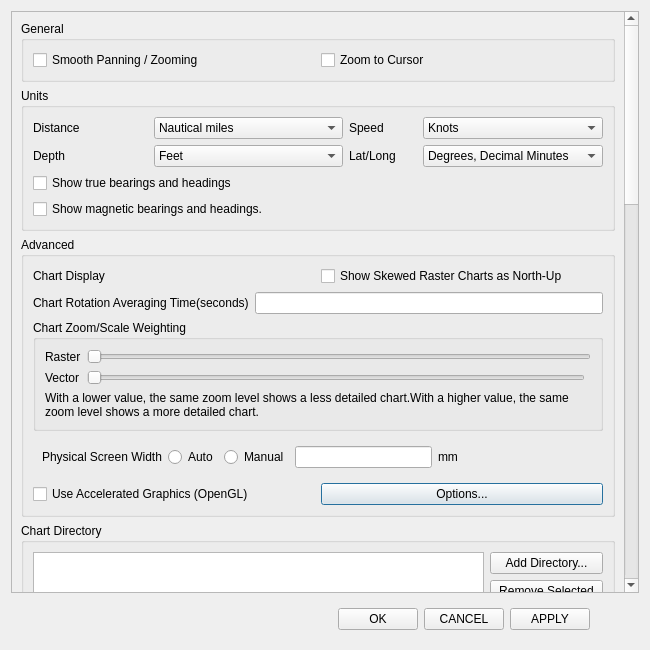
<?xml version="1.0" encoding="UTF-8"?>
<ui version="4.0">
 <class>zchxOptionsDlg</class>
 <widget class="QDialog" name="zchxOptionsDlg">
  <property name="geometry">
   <rect>
    <x>0</x>
    <y>0</y>
    <width>650</width>
    <height>650</height>
   </rect>
  </property>
  <property name="windowTitle">
   <string>Options</string>
  </property>
  <property name="styleSheet">
   <string notr="true"/>
  </property>
  <layout class="QVBoxLayout" name="verticalLayout">
   <item>
    <layout class="QHBoxLayout" name="horizontalLayout_10">
     <item>
      <widget class="QScrollArea" name="scrollArea">
       <property name="widgetResizable">
        <bool>true</bool>
       </property>
       <widget class="QWidget" name="scrollAreaWidgetContents">
        <property name="geometry">
         <rect>
          <x>0</x>
          <y>-1074</y>
          <width>611</width>
          <height>1656</height>
         </rect>
        </property>
        <layout class="QVBoxLayout" name="verticalLayout_2">
         <item>
          <widget class="QGroupBox" name="display_genaral">
           <property name="sizePolicy">
            <sizepolicy hsizetype="Preferred" vsizetype="Maximum">
             <horstretch>0</horstretch>
             <verstretch>0</verstretch>
            </sizepolicy>
           </property>
           <property name="title">
            <string>General</string>
           </property>
           <layout class="QHBoxLayout" name="horizontalLayout">
            <item>
             <widget class="QCheckBox" name="pSmoothPanZoom">
              <property name="text">
               <string>Smooth Panning / Zooming</string>
              </property>
             </widget>
            </item>
            <item>
             <widget class="QCheckBox" name="pEnableZoomToCursor">
              <property name="text">
               <string>Zoom to Cursor</string>
              </property>
             </widget>
            </item>
           </layout>
          </widget>
         </item>
         <item>
          <widget class="QGroupBox" name="display_unit">
           <property name="sizePolicy">
            <sizepolicy hsizetype="Preferred" vsizetype="Maximum">
             <horstretch>0</horstretch>
             <verstretch>0</verstretch>
            </sizepolicy>
           </property>
           <property name="title">
            <string>Units</string>
           </property>
           <layout class="QGridLayout" name="gridLayout">
            <item row="1" column="0">
             <widget class="QLabel" name="label_3">
              <property name="text">
               <string>Depth</string>
              </property>
             </widget>
            </item>
            <item row="1" column="1" colspan="2">
             <widget class="QComboBox" name="pDepthUnitSelect">
              <item>
               <property name="text">
                <string>Feet</string>
               </property>
              </item>
              <item>
               <property name="text">
                <string>Meters</string>
               </property>
              </item>
              <item>
               <property name="text">
                <string>Fathoms</string>
               </property>
              </item>
             </widget>
            </item>
            <item row="1" column="3">
             <widget class="QLabel" name="label_4">
              <property name="text">
               <string>Lat/Long</string>
              </property>
             </widget>
            </item>
            <item row="1" column="4" colspan="2">
             <widget class="QComboBox" name="pSDMMFormat">
              <item>
               <property name="text">
                <string>Degrees, Decimal Minutes</string>
               </property>
              </item>
              <item>
               <property name="text">
                <string>Decimal Degrees</string>
               </property>
              </item>
              <item>
               <property name="text">
                <string>Degrees, Minutes, Seconds</string>
               </property>
              </item>
             </widget>
            </item>
            <item row="2" column="0" colspan="5">
             <widget class="QCheckBox" name="pCBTrueShow">
              <property name="text">
               <string>Show true bearings and headings</string>
              </property>
             </widget>
            </item>
            <item row="3" column="0" colspan="2">
             <widget class="QCheckBox" name="pCBMagShow">
              <property name="text">
               <string>Show magnetic bearings and headings.</string>
              </property>
             </widget>
            </item>
            <item row="0" column="0">
             <widget class="QLabel" name="label">
              <property name="text">
               <string>Distance</string>
              </property>
             </widget>
            </item>
            <item row="0" column="1" colspan="2">
             <widget class="QComboBox" name="pDistanceFormat">
              <item>
               <property name="text">
                <string>Nautical miles</string>
               </property>
              </item>
              <item>
               <property name="text">
                <string>Statute miles</string>
               </property>
              </item>
              <item>
               <property name="text">
                <string>Kilometers</string>
               </property>
              </item>
              <item>
               <property name="text">
                <string>Meters</string>
               </property>
              </item>
             </widget>
            </item>
            <item row="0" column="3">
             <widget class="QLabel" name="label_2">
              <property name="text">
               <string>Speed</string>
              </property>
             </widget>
            </item>
            <item row="0" column="4" colspan="2">
             <widget class="QComboBox" name="pSpeedFormat">
              <item>
               <property name="text">
                <string>Knots</string>
               </property>
              </item>
              <item>
               <property name="text">
                <string>Mph</string>
               </property>
              </item>
              <item>
               <property name="text">
                <string>km/h</string>
               </property>
              </item>
              <item>
               <property name="text">
                <string>m/s</string>
               </property>
              </item>
             </widget>
            </item>
           </layout>
          </widget>
         </item>
         <item>
          <widget class="QGroupBox" name="display_advanced">
           <property name="sizePolicy">
            <sizepolicy hsizetype="Preferred" vsizetype="Maximum">
             <horstretch>0</horstretch>
             <verstretch>0</verstretch>
            </sizepolicy>
           </property>
           <property name="title">
            <string>Advanced</string>
           </property>
           <layout class="QVBoxLayout" name="verticalLayout_3">
            <item>
             <layout class="QHBoxLayout" name="horizontalLayout_2">
              <item>
               <widget class="QLabel" name="label_5">
                <property name="text">
                 <string>Chart Display</string>
                </property>
               </widget>
              </item>
              <item>
               <widget class="QCheckBox" name="pSkewComp">
                <property name="text">
                 <string>Show Skewed Raster Charts as North-Up</string>
                </property>
               </widget>
              </item>
             </layout>
            </item>
            <item>
             <layout class="QHBoxLayout" name="horizontalLayout_3">
              <item>
               <widget class="QLabel" name="label_6">
                <property name="text">
                 <string>Chart Rotation Averaging Time(seconds)</string>
                </property>
               </widget>
              </item>
              <item>
               <widget class="QLineEdit" name="pCOGUPUpdateSecs">
                <property name="text">
                 <string/>
                </property>
               </widget>
              </item>
             </layout>
            </item>
            <item>
             <widget class="QGroupBox" name="groupBox">
              <property name="title">
               <string>Chart Zoom/Scale Weighting</string>
              </property>
              <layout class="QGridLayout" name="gridLayout_2">
               <item row="0" column="0">
                <widget class="QLabel" name="label_7">
                 <property name="text">
                  <string>Raster</string>
                 </property>
                </widget>
               </item>
               <item row="0" column="1" colspan="2">
                <widget class="QSlider" name="m_pSlider_Zoom">
                 <property name="orientation">
                  <enum>Qt::Horizontal</enum>
                 </property>
                </widget>
               </item>
               <item row="1" column="1">
                <widget class="QSlider" name="m_pSlider_Zoom_Vector">
                 <property name="orientation">
                  <enum>Qt::Horizontal</enum>
                 </property>
                </widget>
               </item>
               <item row="1" column="0">
                <widget class="QLabel" name="label_8">
                 <property name="text">
                  <string>Vector</string>
                 </property>
                </widget>
               </item>
               <item row="2" column="0" colspan="2">
                <widget class="QLabel" name="label_9">
                 <property name="text">
                  <string>With a lower value, the same zoom level shows a less detailed chart.With a higher value, the same zoom level shows a more detailed chart.</string>
                 </property>
                 <property name="wordWrap">
                  <bool>true</bool>
                 </property>
                </widget>
               </item>
              </layout>
              <zorder>m_pSlider_Zoom</zorder>
              <zorder>m_pSlider_Zoom_Vector</zorder>
              <zorder>label_7</zorder>
              <zorder>label_8</zorder>
              <zorder>label_9</zorder>
             </widget>
            </item>
            <item>
             <widget class="QFrame" name="screen_frame">
              <layout class="QHBoxLayout" name="horizontalLayout_4">
               <item>
                <widget class="QLabel" name="label_10">
                 <property name="text">
                  <string>Physical Screen Width</string>
                 </property>
                </widget>
               </item>
               <item>
                <widget class="QRadioButton" name="pRBSizeAuto">
                 <property name="text">
                  <string>Auto</string>
                 </property>
                </widget>
               </item>
               <item>
                <widget class="QRadioButton" name="pRBSizeManual">
                 <property name="text">
                  <string>Manual</string>
                 </property>
                </widget>
               </item>
               <item>
                <widget class="QLineEdit" name="pScreenMM"/>
               </item>
               <item>
                <widget class="QLabel" name="label_11">
                 <property name="text">
                  <string>mm</string>
                 </property>
                </widget>
               </item>
               <item>
                <spacer name="horizontalSpacer">
                 <property name="orientation">
                  <enum>Qt::Horizontal</enum>
                 </property>
                 <property name="sizeHint" stdset="0">
                  <size>
                   <width>40</width>
                   <height>20</height>
                  </size>
                 </property>
                </spacer>
               </item>
              </layout>
             </widget>
            </item>
            <item>
             <layout class="QHBoxLayout" name="horizontalLayout_5">
              <item>
               <widget class="QCheckBox" name="pOpenGL">
                <property name="text">
                 <string>Use Accelerated Graphics (OpenGL)</string>
                </property>
               </widget>
              </item>
              <item>
               <widget class="QPushButton" name="bOpenGL">
                <property name="text">
                 <string>Options...</string>
                </property>
               </widget>
              </item>
             </layout>
            </item>
           </layout>
          </widget>
         </item>
         <item>
          <widget class="QGroupBox" name="chart_directory_group">
           <property name="sizePolicy">
            <sizepolicy hsizetype="Preferred" vsizetype="Maximum">
             <horstretch>0</horstretch>
             <verstretch>0</verstretch>
            </sizepolicy>
           </property>
           <property name="title">
            <string>Chart Directory</string>
           </property>
           <layout class="QHBoxLayout" name="horizontalLayout_7">
            <item>
             <widget class="QTableWidget" name="pActiveChartsList">
              <property name="selectionMode">
               <enum>QAbstractItemView::SingleSelection</enum>
              </property>
              <property name="selectionBehavior">
               <enum>QAbstractItemView::SelectRows</enum>
              </property>
              <attribute name="horizontalHeaderVisible">
               <bool>false</bool>
              </attribute>
              <attribute name="verticalHeaderVisible">
               <bool>false</bool>
              </attribute>
             </widget>
            </item>
            <item>
             <layout class="QVBoxLayout" name="verticalLayout_5">
              <item>
               <widget class="QPushButton" name="addBtn">
                <property name="text">
                 <string>Add Directory...</string>
                </property>
               </widget>
              </item>
              <item>
               <widget class="QPushButton" name="m_removeBtn">
                <property name="text">
                 <string>Remove Selected</string>
                </property>
               </widget>
              </item>
              <item>
               <widget class="QPushButton" name="m_compressBtn">
                <property name="text">
                 <string>Compress Selected</string>
                </property>
               </widget>
              </item>
              <item>
               <spacer name="verticalSpacer">
                <property name="orientation">
                 <enum>Qt::Vertical</enum>
                </property>
                <property name="sizeHint" stdset="0">
                 <size>
                  <width>20</width>
                  <height>40</height>
                 </size>
                </property>
               </spacer>
              </item>
             </layout>
            </item>
           </layout>
          </widget>
         </item>
         <item>
          <widget class="QGroupBox" name="chart_update_ctrl">
           <property name="sizePolicy">
            <sizepolicy hsizetype="Preferred" vsizetype="Maximum">
             <horstretch>0</horstretch>
             <verstretch>0</verstretch>
            </sizepolicy>
           </property>
           <property name="title">
            <string>Chart Update Control</string>
           </property>
           <layout class="QVBoxLayout" name="verticalLayout_6">
            <item>
             <widget class="QCheckBox" name="pScanCheckBox">
              <property name="text">
               <string>Scan Charts and Update Database</string>
              </property>
             </widget>
            </item>
            <item>
             <widget class="QCheckBox" name="pUpdateCheckBox">
              <property name="text">
               <string>Force Full Database Rebuild</string>
              </property>
             </widget>
            </item>
            <item>
             <widget class="QPushButton" name="pParseENCButton">
              <property name="sizePolicy">
               <sizepolicy hsizetype="Fixed" vsizetype="Fixed">
                <horstretch>0</horstretch>
                <verstretch>0</verstretch>
               </sizepolicy>
              </property>
              <property name="text">
               <string>Prepare all ENC Charts</string>
              </property>
             </widget>
            </item>
           </layout>
          </widget>
         </item>
         <item>
          <widget class="QGroupBox" name="ps57Ctl">
           <property name="sizePolicy">
            <sizepolicy hsizetype="Preferred" vsizetype="Maximum">
             <horstretch>0</horstretch>
             <verstretch>0</verstretch>
            </sizepolicy>
           </property>
           <property name="title">
            <string>Vector Chart Display</string>
           </property>
           <layout class="QGridLayout" name="gridLayout_3">
            <item row="16" column="1">
             <widget class="QSlider" name="m_pSlider_CM93_Zoom">
              <property name="minimum">
               <number>-5</number>
              </property>
              <property name="maximum">
               <number>5</number>
              </property>
              <property name="orientation">
               <enum>Qt::Horizontal</enum>
              </property>
             </widget>
            </item>
            <item row="13" column="2">
             <widget class="QLabel" name="m_depthUnitsShal">
              <property name="text">
               <string>meters</string>
              </property>
             </widget>
            </item>
            <item row="13" column="1">
             <widget class="QLineEdit" name="m_ShallowCtl"/>
            </item>
            <item row="6" column="0">
             <widget class="QLabel" name="label_16">
              <property name="text">
               <string>Chart Text</string>
              </property>
             </widget>
            </item>
            <item row="10" column="1">
             <widget class="QComboBox" name="pPointStyle">
              <item>
               <property name="text">
                <string>Paper Chart</string>
               </property>
              </item>
              <item>
               <property name="text">
                <string>Simplified</string>
               </property>
              </item>
             </widget>
            </item>
            <item row="11" column="1">
             <widget class="QComboBox" name="pBoundStyle">
              <item>
               <property name="text">
                <string>Plain</string>
               </property>
              </item>
              <item>
               <property name="text">
                <string>Symbolized</string>
               </property>
              </item>
             </widget>
            </item>
            <item row="12" column="1">
             <widget class="QComboBox" name="p24Color">
              <item>
               <property name="text">
                <string>2 Color</string>
               </property>
              </item>
              <item>
               <property name="text">
                <string>4 Color</string>
               </property>
              </item>
             </widget>
            </item>
            <item row="6" column="1">
             <widget class="QCheckBox" name="pCheck_NATIONALTEXT">
              <property name="text">
               <string>National text on chart</string>
              </property>
             </widget>
            </item>
            <item row="5" column="1">
             <widget class="QCheckBox" name="pCheck_XLSECTTEXT">
              <property name="text">
               <string>Extended Light Sectors</string>
              </property>
             </widget>
            </item>
            <item row="7" column="1">
             <widget class="QCheckBox" name="pCheck_SHOWIMPTEXT">
              <property name="text">
               <string>Important Text Only</string>
              </property>
             </widget>
            </item>
            <item row="8" column="1">
             <widget class="QCheckBox" name="pCheck_DECLTEXT">
              <property name="text">
               <string>De-Cluttered Text</string>
              </property>
             </widget>
            </item>
            <item row="3" column="1">
             <widget class="QCheckBox" name="pCheck_ATONTEXT">
              <property name="text">
               <string>Buoy/Light Labels</string>
              </property>
             </widget>
            </item>
            <item row="4" column="1">
             <widget class="QCheckBox" name="pCheck_LDISTEXT">
              <property name="text">
               <string>Light Descriptions</string>
              </property>
             </widget>
            </item>
            <item row="1" column="1">
             <widget class="QCheckBox" name="pCheck_SOUNDG">
              <property name="text">
               <string>Depth Soundings</string>
              </property>
             </widget>
            </item>
            <item row="2" column="1">
             <widget class="QCheckBox" name="pCheck_META">
              <property name="text">
               <string>Chart Information Objects</string>
              </property>
             </widget>
            </item>
            <item row="9" column="1">
             <widget class="QCheckBox" name="pCheck_SCAMIN">
              <property name="text">
               <string>Reduced Detail at Small Scale</string>
              </property>
             </widget>
            </item>
            <item row="1" column="0">
             <widget class="QLabel" name="label_15">
              <property name="text">
               <string>Display</string>
              </property>
             </widget>
            </item>
            <item row="9" column="0">
             <widget class="QLabel" name="label_17">
              <property name="text">
               <string>Chart Detail</string>
              </property>
             </widget>
            </item>
            <item row="11" column="0">
             <widget class="QLabel" name="label_13">
              <property name="text">
               <string>Boundaries</string>
              </property>
             </widget>
            </item>
            <item row="12" column="0">
             <widget class="QLabel" name="label_14">
              <property name="text">
               <string>Colors</string>
              </property>
             </widget>
            </item>
            <item row="10" column="0">
             <widget class="QLabel" name="label_12">
              <property name="text">
               <string>Graphics Style</string>
              </property>
             </widget>
            </item>
            <item row="15" column="1">
             <widget class="QLineEdit" name="m_DeepCtl"/>
            </item>
            <item row="16" column="0">
             <widget class="QLabel" name="label_21">
              <property name="text">
               <string>CM93 Detail Level</string>
              </property>
             </widget>
            </item>
            <item row="14" column="2">
             <widget class="QLabel" name="m_depthUnitsSafe">
              <property name="text">
               <string>meters</string>
              </property>
             </widget>
            </item>
            <item row="15" column="0">
             <widget class="QLabel" name="label_20">
              <property name="text">
               <string>Deep Depth</string>
              </property>
             </widget>
            </item>
            <item row="14" column="0">
             <widget class="QLabel" name="label_19">
              <property name="text">
               <string>Safety Depth</string>
              </property>
             </widget>
            </item>
            <item row="15" column="2">
             <widget class="QLabel" name="m_depthUnitsDeep">
              <property name="text">
               <string>meters</string>
              </property>
             </widget>
            </item>
            <item row="14" column="1">
             <widget class="QLineEdit" name="m_SafetyCtl"/>
            </item>
            <item row="17" column="0" colspan="3">
             <widget class="QGroupBox" name="marinersBox">
              <property name="sizePolicy">
               <sizepolicy hsizetype="Preferred" vsizetype="Maximum">
                <horstretch>0</horstretch>
                <verstretch>0</verstretch>
               </sizepolicy>
              </property>
              <property name="title">
               <string>User Standard Objects</string>
              </property>
              <layout class="QVBoxLayout" name="verticalLayout_7">
               <item>
                <widget class="zchxS57ListCtrlBox" name="ps57CtlListBox" native="true">
                 <property name="sizePolicy">
                  <sizepolicy hsizetype="Preferred" vsizetype="Maximum">
                   <horstretch>0</horstretch>
                   <verstretch>0</verstretch>
                  </sizepolicy>
                 </property>
                </widget>
               </item>
               <item>
                <widget class="QFrame" name="uso_ctrl_frame">
                 <property name="sizePolicy">
                  <sizepolicy hsizetype="Preferred" vsizetype="Fixed">
                   <horstretch>0</horstretch>
                   <verstretch>0</verstretch>
                  </sizepolicy>
                 </property>
                 <layout class="QHBoxLayout" name="horizontalLayout_8">
                  <property name="spacing">
                   <number>20</number>
                  </property>
                  <item>
                   <spacer name="horizontalSpacer_4">
                    <property name="orientation">
                     <enum>Qt::Horizontal</enum>
                    </property>
                    <property name="sizeHint" stdset="0">
                     <size>
                      <width>40</width>
                      <height>20</height>
                     </size>
                    </property>
                   </spacer>
                  </item>
                  <item>
                   <widget class="QPushButton" name="itemButtonSelectList">
                    <property name="text">
                     <string>Select All</string>
                    </property>
                   </widget>
                  </item>
                  <item>
                   <widget class="QPushButton" name="itemButtonClearList">
                    <property name="text">
                     <string>Clear All</string>
                    </property>
                   </widget>
                  </item>
                  <item>
                   <widget class="QPushButton" name="itemButtonSetStd">
                    <property name="text">
                     <string>Reset to STANDARD</string>
                    </property>
                   </widget>
                  </item>
                  <item>
                   <spacer name="horizontalSpacer_5">
                    <property name="orientation">
                     <enum>Qt::Horizontal</enum>
                    </property>
                    <property name="sizeHint" stdset="0">
                     <size>
                      <width>40</width>
                      <height>20</height>
                     </size>
                    </property>
                   </spacer>
                  </item>
                 </layout>
                </widget>
               </item>
              </layout>
             </widget>
            </item>
            <item row="13" column="0">
             <widget class="QLabel" name="label_18">
              <property name="text">
               <string>Shallow Depth</string>
              </property>
             </widget>
            </item>
            <item row="0" column="0">
             <widget class="QLabel" name="label_22">
              <property name="text">
               <string>Display Category</string>
              </property>
             </widget>
            </item>
            <item row="0" column="1">
             <widget class="QComboBox" name="pDispCat">
              <item>
               <property name="text">
                <string>Base</string>
               </property>
              </item>
              <item>
               <property name="text">
                <string>Standard</string>
               </property>
              </item>
              <item>
               <property name="text">
                <string>All</string>
               </property>
              </item>
              <item>
               <property name="text">
                <string>Mariner's Standard</string>
               </property>
              </item>
             </widget>
            </item>
            <item row="3" column="0">
             <widget class="QLabel" name="label_23">
              <property name="text">
               <string>Buoys/Lights</string>
              </property>
             </widget>
            </item>
           </layout>
          </widget>
         </item>
         <item>
          <widget class="QGroupBox" name="itemFontStaticBox">
           <property name="sizePolicy">
            <sizepolicy hsizetype="Preferred" vsizetype="Maximum">
             <horstretch>0</horstretch>
             <verstretch>0</verstretch>
            </sizepolicy>
           </property>
           <property name="title">
            <string>Fonts</string>
           </property>
           <layout class="QHBoxLayout" name="horizontalLayout_9">
            <item>
             <spacer name="horizontalSpacer_7">
              <property name="orientation">
               <enum>Qt::Horizontal</enum>
              </property>
              <property name="sizeHint" stdset="0">
               <size>
                <width>40</width>
                <height>20</height>
               </size>
              </property>
             </spacer>
            </item>
            <item>
             <widget class="QComboBox" name="m_itemFontElementListBox"/>
            </item>
            <item>
             <widget class="QPushButton" name="itemFontChooseButton">
              <property name="text">
               <string>Choose Font...</string>
              </property>
             </widget>
            </item>
            <item>
             <widget class="QLabel" name="m_textSample">
              <property name="text">
               <string>Sample</string>
              </property>
             </widget>
            </item>
            <item>
             <spacer name="horizontalSpacer_6">
              <property name="orientation">
               <enum>Qt::Horizontal</enum>
              </property>
              <property name="sizeHint" stdset="0">
               <size>
                <width>40</width>
                <height>20</height>
               </size>
              </property>
             </spacer>
            </item>
           </layout>
          </widget>
         </item>
         <item>
          <widget class="QGroupBox" name="miscOptionsBox">
           <property name="sizePolicy">
            <sizepolicy hsizetype="Preferred" vsizetype="Maximum">
             <horstretch>0</horstretch>
             <verstretch>0</verstretch>
            </sizepolicy>
           </property>
           <property name="title">
            <string>Interface Options</string>
           </property>
           <layout class="QGridLayout" name="gridLayout_4">
            <item row="3" column="0" colspan="2">
             <widget class="QCheckBox" name="pShowCompassWin">
              <property name="text">
               <string>Show Compass/GPS Status Window</string>
              </property>
             </widget>
            </item>
            <item row="8" column="3">
             <widget class="QSlider" name="m_pSlider_Ship_Factor">
              <property name="minimum">
               <number>-5</number>
              </property>
              <property name="maximum">
               <number>5</number>
              </property>
              <property name="orientation">
               <enum>Qt::Horizontal</enum>
              </property>
             </widget>
            </item>
            <item row="0" column="0">
             <widget class="QCheckBox" name="pShowStatusBar">
              <property name="text">
               <string>Show Status Bar</string>
              </property>
             </widget>
            </item>
            <item row="4" column="5">
             <widget class="QLabel" name="label_24">
              <property name="text">
               <string>seconds</string>
              </property>
             </widget>
            </item>
            <item row="4" column="3" colspan="2">
             <widget class="QLineEdit" name="pToolbarHideSecs"/>
            </item>
            <item row="5" column="0">
             <widget class="QCheckBox" name="pResponsive">
              <property name="text">
               <string>Enable Scaled Graphics interface</string>
              </property>
             </widget>
            </item>
            <item row="8" column="0">
             <widget class="QLabel" name="label_27">
              <property name="text">
               <string>Ship scale factor</string>
              </property>
             </widget>
            </item>
            <item row="7" column="0">
             <widget class="QLabel" name="label_26">
              <property name="text">
               <string>Chart Object scale factor</string>
              </property>
             </widget>
            </item>
            <item row="7" column="2" colspan="2">
             <widget class="QSlider" name="m_pSlider_Chart_Factor">
              <property name="minimum">
               <number>-5</number>
              </property>
              <property name="maximum">
               <number>5</number>
              </property>
              <property name="value">
               <number>0</number>
              </property>
              <property name="orientation">
               <enum>Qt::Horizontal</enum>
              </property>
             </widget>
            </item>
            <item row="1" column="0">
             <widget class="QCheckBox" name="pShowMenuBar">
              <property name="text">
               <string>Show Menu Bar</string>
              </property>
             </widget>
            </item>
            <item row="6" column="2" colspan="2">
             <widget class="QSlider" name="m_pSlider_GUI_Factor">
              <property name="minimum">
               <number>-5</number>
              </property>
              <property name="maximum">
               <number>5</number>
              </property>
              <property name="orientation">
               <enum>Qt::Horizontal</enum>
              </property>
             </widget>
            </item>
            <item row="6" column="0" colspan="2">
             <widget class="QLabel" name="label_25">
              <property name="text">
               <string>User Interface scale factor</string>
              </property>
             </widget>
            </item>
            <item row="4" column="0" colspan="3">
             <widget class="QCheckBox" name="pToolbarAutoHideCB">
              <property name="text">
               <string>Enable Toolbar auto-hide</string>
              </property>
             </widget>
            </item>
            <item row="2" column="0">
             <widget class="QCheckBox" name="pShowChartBar">
              <property name="text">
               <string>Show Chart Bar</string>
              </property>
             </widget>
            </item>
           </layout>
          </widget>
         </item>
        </layout>
       </widget>
      </widget>
     </item>
    </layout>
   </item>
   <item>
    <widget class="QFrame" name="apply_frame">
     <property name="sizePolicy">
      <sizepolicy hsizetype="Preferred" vsizetype="Fixed">
       <horstretch>0</horstretch>
       <verstretch>0</verstretch>
      </sizepolicy>
     </property>
     <property name="minimumSize">
      <size>
       <width>0</width>
       <height>40</height>
      </size>
     </property>
     <property name="maximumSize">
      <size>
       <width>16777215</width>
       <height>40</height>
      </size>
     </property>
     <layout class="QHBoxLayout" name="horizontalLayout_6">
      <item>
       <spacer name="horizontalSpacer_2">
        <property name="orientation">
         <enum>Qt::Horizontal</enum>
        </property>
        <property name="sizeHint" stdset="0">
         <size>
          <width>40</width>
          <height>20</height>
         </size>
        </property>
       </spacer>
      </item>
      <item>
       <widget class="QPushButton" name="OK">
        <property name="text">
         <string>OK</string>
        </property>
       </widget>
      </item>
      <item>
       <widget class="QPushButton" name="CANCEL">
        <property name="text">
         <string>CANCEL</string>
        </property>
       </widget>
      </item>
      <item>
       <widget class="QPushButton" name="APPLY">
        <property name="text">
         <string>APPLY</string>
        </property>
       </widget>
      </item>
      <item>
       <spacer name="horizontalSpacer_3">
        <property name="orientation">
         <enum>Qt::Horizontal</enum>
        </property>
        <property name="sizeType">
         <enum>QSizePolicy::Fixed</enum>
        </property>
        <property name="sizeHint" stdset="0">
         <size>
          <width>40</width>
          <height>20</height>
         </size>
        </property>
       </spacer>
      </item>
     </layout>
    </widget>
   </item>
  </layout>
 </widget>
 <customwidgets>
  <customwidget>
   <class>zchxS57ListCtrlBox</class>
   <extends>QWidget</extends>
   <header>zchxs57listctrlbox.h</header>
   <container>1</container>
  </customwidget>
 </customwidgets>
 <resources/>
 <connections/>
</ui>
